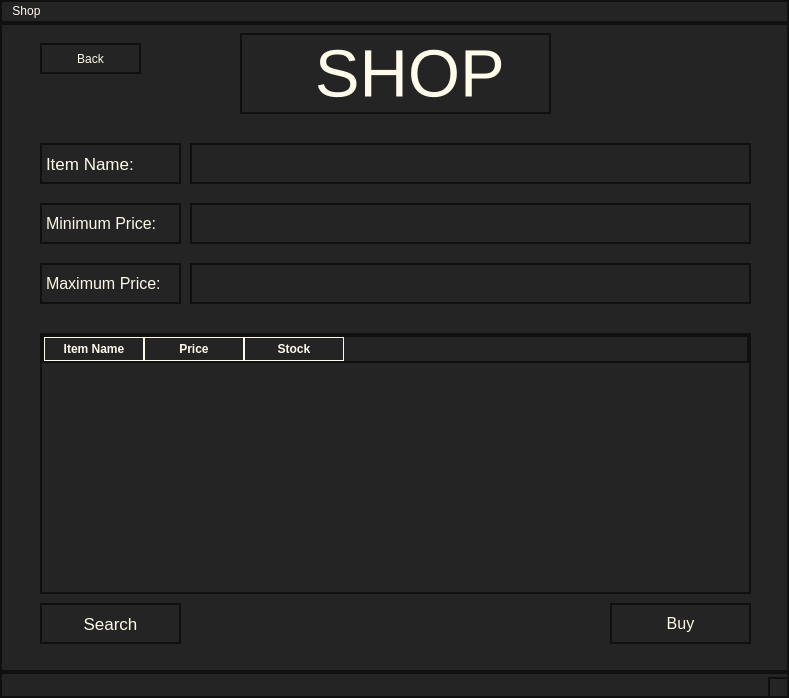
<?xml version="1.0" encoding="UTF-8"?>
<ui version="4.0">
 <class>MainWindow</class>
 <widget class="QMainWindow" name="MainWindow">
  <property name="geometry">
   <rect>
    <x>0</x>
    <y>0</y>
    <width>789</width>
    <height>698</height>
   </rect>
  </property>
  <property name="windowTitle">
   <string>MainWindow</string>
  </property>
  <property name="styleSheet">
   <string notr="true">background-color: rgb(36, 36, 36);
color: rgb(254, 251, 234);
border: 2px solid rgb(16, 16, 16);</string>
  </property>
  <widget class="QWidget" name="centralwidget">
   <widget class="QTableWidget" name="tableWidget">
    <property name="geometry">
     <rect>
      <x>40</x>
      <y>310</y>
      <width>711</width>
      <height>261</height>
     </rect>
    </property>
    <property name="sizePolicy">
     <sizepolicy hsizetype="Expanding" vsizetype="Expanding">
      <horstretch>0</horstretch>
      <verstretch>0</verstretch>
     </sizepolicy>
    </property>
    <property name="baseSize">
     <size>
      <width>0</width>
      <height>0</height>
     </size>
    </property>
    <property name="styleSheet">
     <string notr="true">QHeaderView::section {
                background-color:  rgb(36, 36, 36);  /* Header background */
                color:  rgb(254, 251, 234);             /* Header text color */
                font-weight: bold;        /* Bold text (optional) */
                border: 1px solid  rgb(254, 251, 234);  /* Header border (optional) */
                padding: 4px;             /* Padding inside header cells */
            }</string>
    </property>
    <property name="lineWidth">
     <number>0</number>
    </property>
    <attribute name="horizontalHeaderShowSortIndicator" stdset="0">
     <bool>false</bool>
    </attribute>
    <column>
     <property name="text">
      <string>Item Name</string>
     </property>
    </column>
    <column>
     <property name="text">
      <string>Price</string>
     </property>
    </column>
    <column>
     <property name="text">
      <string>Stock</string>
     </property>
    </column>
   </widget>
   <widget class="QPushButton" name="Back">
    <property name="geometry">
     <rect>
      <x>40</x>
      <y>20</y>
      <width>101</width>
      <height>31</height>
     </rect>
    </property>
    <property name="text">
     <string>Back</string>
    </property>
   </widget>
   <widget class="QPushButton" name="Buy">
    <property name="geometry">
     <rect>
      <x>610</x>
      <y>580</y>
      <width>141</width>
      <height>41</height>
     </rect>
    </property>
    <property name="font">
     <font>
      <pointsize>12</pointsize>
     </font>
    </property>
    <property name="text">
     <string>Buy</string>
    </property>
   </widget>
   <widget class="QLineEdit" name="MinPrice">
    <property name="geometry">
     <rect>
      <x>190</x>
      <y>180</y>
      <width>561</width>
      <height>41</height>
     </rect>
    </property>
   </widget>
   <widget class="QPushButton" name="Search">
    <property name="geometry">
     <rect>
      <x>40</x>
      <y>580</y>
      <width>141</width>
      <height>41</height>
     </rect>
    </property>
    <property name="font">
     <font>
      <pointsize>13</pointsize>
     </font>
    </property>
    <property name="text">
     <string>Search</string>
    </property>
   </widget>
   <widget class="QLabel" name="label_3">
    <property name="geometry">
     <rect>
      <x>40</x>
      <y>180</y>
      <width>141</width>
      <height>41</height>
     </rect>
    </property>
    <property name="font">
     <font>
      <pointsize>12</pointsize>
     </font>
    </property>
    <property name="styleSheet">
     <string notr="true"/>
    </property>
    <property name="text">
     <string>Minimum Price:</string>
    </property>
   </widget>
   <widget class="QLabel" name="label">
    <property name="geometry">
     <rect>
      <x>240</x>
      <y>10</y>
      <width>311</width>
      <height>81</height>
     </rect>
    </property>
    <property name="font">
     <font>
      <pointsize>50</pointsize>
      <italic>false</italic>
     </font>
    </property>
    <property name="styleSheet">
     <string notr="true"/>
    </property>
    <property name="text">
     <string>   SHOP</string>
    </property>
   </widget>
   <widget class="QLabel" name="label_4">
    <property name="geometry">
     <rect>
      <x>40</x>
      <y>240</y>
      <width>141</width>
      <height>41</height>
     </rect>
    </property>
    <property name="font">
     <font>
      <pointsize>12</pointsize>
     </font>
    </property>
    <property name="styleSheet">
     <string notr="true"/>
    </property>
    <property name="text">
     <string>Maximum Price:</string>
    </property>
   </widget>
   <widget class="QLineEdit" name="MaxPrice">
    <property name="geometry">
     <rect>
      <x>190</x>
      <y>240</y>
      <width>561</width>
      <height>41</height>
     </rect>
    </property>
   </widget>
   <widget class="QLabel" name="label_5">
    <property name="geometry">
     <rect>
      <x>40</x>
      <y>120</y>
      <width>141</width>
      <height>41</height>
     </rect>
    </property>
    <property name="font">
     <font>
      <pointsize>13</pointsize>
     </font>
    </property>
    <property name="styleSheet">
     <string notr="true"/>
    </property>
    <property name="text">
     <string>Item Name:</string>
    </property>
   </widget>
   <widget class="QLineEdit" name="ItemName">
    <property name="geometry">
     <rect>
      <x>190</x>
      <y>120</y>
      <width>561</width>
      <height>41</height>
     </rect>
    </property>
   </widget>
  </widget>
  <widget class="QMenuBar" name="menubar">
   <property name="geometry">
    <rect>
     <x>0</x>
     <y>0</y>
     <width>789</width>
     <height>25</height>
    </rect>
   </property>
   <widget class="QMenu" name="menuShop">
    <property name="title">
     <string>Shop</string>
    </property>
   </widget>
   <addaction name="menuShop"/>
  </widget>
  <widget class="QStatusBar" name="statusbar"/>
 </widget>
 <resources/>
 <connections/>
</ui>
